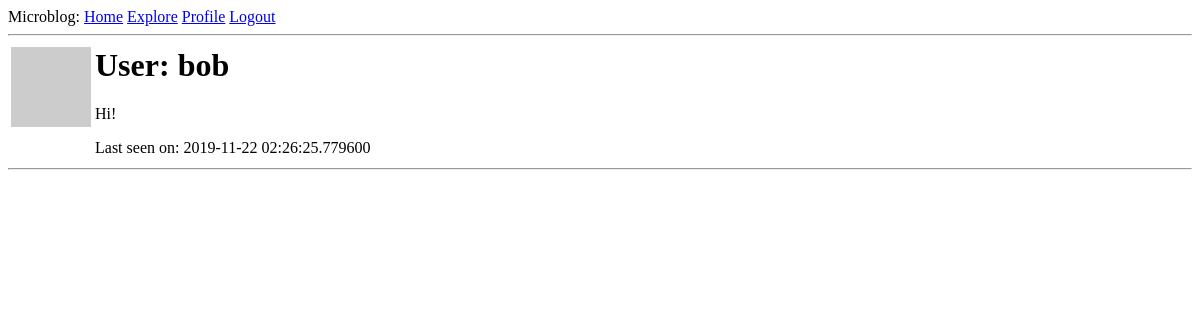
Before: /user/bob (signed in) with the older database file.
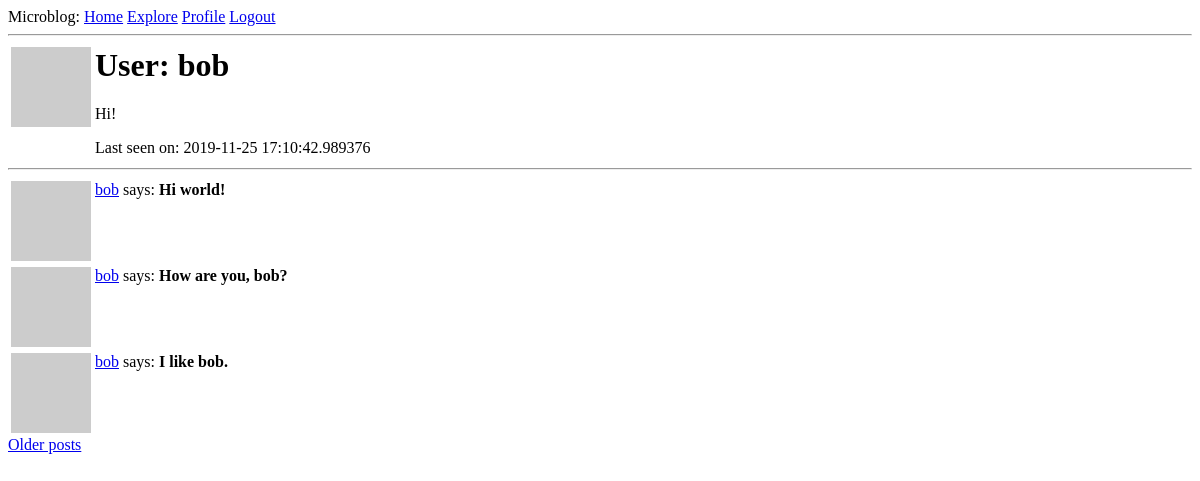
After: the same page with the newer database file.
### app/models.py (models this page shows, shortened)
class User(UserMixin, db.Model):
    id = db.Column(db.Integer, primary_key = True)
    username = db.Column(db.String(64), index = True, unique = True)
    email = db.Column(db.String(120), index = True, unique = True)
    password_hash = db.Column(db.String(128))
    posts = db.relationship('Post', backref = 'author', lazy = 'dynamic')
    about_me = db.Column(db.String(140))
    last_seen = db.Column(db.DateTime, default = datetime.utcnow)
    followed = db.relationship(
        'User', secondary=followers,
        primaryjoin=(followers.c.follower_id == id),
        secondaryjoin=(followers.c.followed_id == id),
        backref=db.backref('followers', lazy='dynamic'), lazy='dynamic')
    def avatar(self, size):
        digest = md5(self.email.lower().encode('utf-8')).hexdigest()
        return f'http://www.gravatar.com/avatar/{digest}?d=identicon&s={size}'

class Post(db.Model):
    id = db.Column(db.Integer, primary_key = True)
    body = db.Column(db.String(140))
    timestamp = db.Column(db.DateTime, index = True, default = datetime.utcnow)
    user_id = db.Column(db.Integer, db.ForeignKey('user.id'))

### app/routes.py (the view)
@app.route("/user/<username>")
@login_required
def user(username):
    user = User.query.filter_by(username=username).first_or_404()
    page = request.args.get("page", 1, type=int)
    posts = user.posts.order_by(Post.timestamp.desc()).paginate(
        page=page, per_page=app.config["POSTS_PER_PAGE"], error_out=False
    )
    next_url = (
        url_for("user", username=user.username, page=posts.next_num)
        if posts.has_next
        else None
    )
    prev_url = (
        url_for("user", username=user.username, page=posts.prev_num)
        if posts.has_prev
        else None
    )
    return render_template(
        "user.html", user=user, next_url=next_url, prev_url=prev_url, posts=posts.items
    )

### app/models.py (called while the page is built)
@login.user_loader
def load_user(id):
    return User.query.get(int(id))

### app/routes.py (called while the page is built)
@app.before_request
def before_request():
    if current_user.is_authenticated:
        current_user.last_seen = datetime.utcnow()
        db.session.commit()

### app/templates/user.html (shortened to what this page needs)
{% extends "base.html" %}
{% block content %}
    <table>
        <tr valign = "top">
            <td><img src = "{{ user.avatar(128) }}"></td>
            <td>
                <h1>User: {{ user.username }}</h1>
                {% if user.about_me %}<p>{{ user.about_me }}</p>{% endif %}
                {% if user.last_seen %}<p>Last seen on: {{ user.last_seen }}</p>{% endif %}
            </td>
        </tr>
    </table>
    <hr>
    {% for post in posts %}
        {% include '_post.html' %}
    {% endfor %}
    {% if next_url %}
    <a href="{{ next_url }}">Older posts</a>
    {% endif %}
{% endblock %}

### app/templates/_post.html
<table>
    <tr valign = "top">
        <td><img src = " {{ post.author.avatar(36) }}"></td>
        <td>
            <a href="{{ url_for('user', username = post.author.username) }}">
                {{ post.author.username }}</a> says: <b>{{ post.body }}</b>
        </td>
    </tr>
</table>

Changed rows visible on the page:
changed User "bob": last_seen "2019-11-22 02:26:25.779600" → "2019-11-25 17:10:42.989376"
added Post: author.username "bob", body "Hi world!"
added Post: author.username "bob", body "How are you, bob?"
added Post: author.username "bob", body "I like bob."
Other visible differences:
text now shown: "Older posts"
